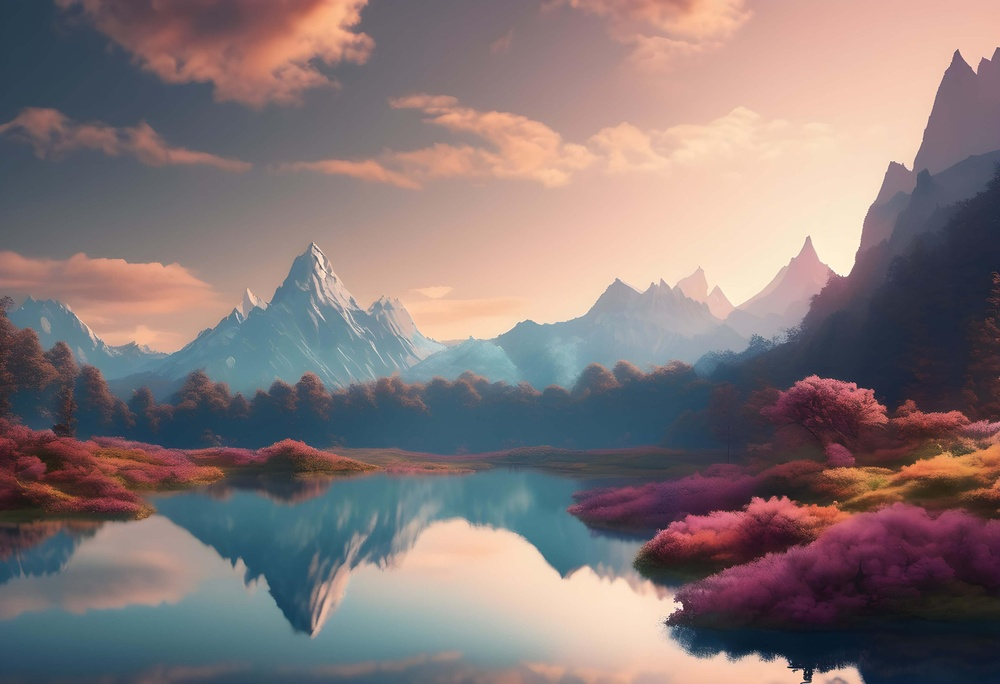
#> input picture lab5/image_no_face.jpeg, 1000 x 684 px, shrunk from 3840 x 2628 before the run
$ jupyter execute --allow-errors main.ipynb
#> lines starting #> are read from the running program, lines starting #| are printed output that depends on the picture
***FCIM.FIA - Fundamentals of Artificial Intelligence***

> **Lab 5:** *Processing Images with OpenCV and CNNs*
>
> **Performed by:** *Alexandra Konjevic*, group *FAF-213*
>
> **Verified by:** Elena Graur, asist. univ.

## Task 1.
- Using OpenCV, write a function to blur an image. Adjust the parameters and explain your
approach. Plot the initial image and the blurred one in the same plot using Matplotlib
subplots.
- Using OpenCV, write a function to sharpen an image. Adjust the parameters and explain
your approach. Plot the initial image and the sharpened one in the same plot using
Matplotlib subplots.

For this task, I initially used the OpenCV library to read a random image from the dataset. The `cv2.imread()` function reads images in BRG format by default, so I converted it to RGB format using the `cv2.cvtColor()` function.

For the blurring task, I used two kernels:
- normalized box blur kernel:
$$
\frac{1}{9}
\begin{bmatrix}
1 & 1 & 1 \\
1 & 1 & 1 \\
1 & 1 & 1
\end{bmatrix}
$$

- Gaussian blur kernel:
$$
\frac{1}{16}
\begin{bmatrix}
1 & 2 & 1 \\
2 & 4 & 2 \\
1 & 2 & 1
\end{bmatrix}
$$

I applied both kernels to the image using the `cv2.filter2D()` function and displayed the original and blurred images side by side.

[cell 1]
import cv2
from glob import glob
import numpy as np
import matplotlib.pyplot as plt

images = glob('./images/*.jpg')
#> (the rest of this cell did not finish here and is left out)

For the sharpening task, I also used two different kernels:
- Kernel #1:
$$
\begin{bmatrix}
-1 & -1 & -1 \\
-1 & 9 & -1 \\
-1 & -1 & -1
\end{bmatrix}
$$

- Kernel #2:
$$
\begin{bmatrix}
0 & -1 & 0 \\
-1 & 5 & -1 \\
0 & -1 & 0
\end{bmatrix}
$$

I applied both kernels to the image using the `cv2.filter2D()` function and displayed the original and sharpened images side by side.

[cell 2]
kernel_sharpening = np.array([[-1, -1, -1],
                              [-1, 9, -1],
                              [-1, -1, -1]])

kernel_sharpening_2 = np.array([[0, -1, 0],
                                [-1, 5, -1],
                                [0, -1, 0]])

#> (the rest of this cell did not finish here and is left out)

## Task 2. Implement a face detection system using OpenCV. The function should take as input one image, and output the result as the coordinates of the face in case the image contains a face. If the image does not contain any faces, return None. Assume that the image contains no more than one face.

For the task of recognition of face, I used the following steps:
- create a `cv2.CascadeClassifier()` object and load the pre-trained Haar cascade model for face detection
- convert the image to grayscale, because face detection performs better on grayscale images
- detect faces using the `detectMultiScale()` function
- print "No faces found" if no faces are detected and return
- print coordinates of the detected faces and draw rectangles around them

[cell 3]
def detect_face(image):
    face_cascade = cv2.CascadeClassifier(cv2.data.haarcascades + 'haarcascade_frontalface_default.xml') # pre-trained Haar cascades for face detection
    gray = cv2.cvtColor(image, cv2.COLOR_BGR2GRAY) # Convert image to grayscale
    faces = face_cascade.detectMultiScale(gray, 1.1, 5) # Detect the faces in the image

    if len(faces) == 0:
        print('No faces found')
        return

    x, y = faces[0][:2]
    print(f'Coordinates of faces: {x}, {y}')

    # draw rectangle around the face
    cv2.rectangle(image, (x, y), (x + faces[0][2], y + faces[0][3]), (255, 0, 0), 2)
    plt.imshow(image)
    plt.axis('off')
    plt.show()

image_without_face = glob('./image_no_face.jpeg')
img_no_face = image_without_face[0]
img_no_face_cv2 = cv2.imread(img_no_face)
#> img_no_face_cv2 is the input picture: shape (684, 1000, 3); mean B, G, R 119, 118.5, 132.4
img_no_face_rgb = cv2.cvtColor(img_no_face_cv2, cv2.COLOR_BGR2RGB)
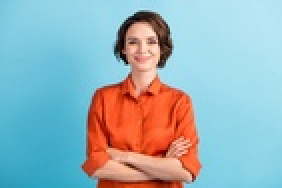
#> input picture lab5/sample.jpg, 141 x 94 px, shrunk from 540 x 360 before the run (shown 2 times larger)
#> further down, img_sample is the input picture: shape (94, 141, 3); mean B, G, R 184.6, 177.9, 151.7

#> (the rest of this cell did not finish here and is left out)

## Task 3. Implement a system that detects whether a photo is accepted for a passport or not, by using OpenCV. You can be creative in determining the optimal strategy, but the system should follow the provided requirements:
- the photo should be colour
- the photo should be in portrait orientation or square (assume that the image given as input is not rotated)
- the eyes of the subject should be at the same level (with a max. error of 5 pixels)
- the photo should contain only one person
- the head should represent 20% to 50% of the area of the photo
- there are no requirements regarding the background of the photo.

For the task below, I used the following checks:
- check if the image is colored or not: if the image has 3 channels, it is colored; otherwise, it is grayscale
- check if the image is portrait or square: if the height is greater or equal to the width, it is portrait or square; otherwise, it is landscape
- check for number of faces: return false if there are no faces detected or more than one face detected
- eyes position check: for this step, I used the `haarcascade_eye.xml` pre-trained model to detect eyes in the image. If the eyes are detected, and if the top y coordinates of the eyes are less than 5 pixels apart, I considered it as a valid image; otherwise, I returned false.
- face proportion check: I checked the face area and image area:
```
    face_area = w * h
    image_area = height * width
```
and used the formula `0.2 * image_area <= face_area <= 0.5 * image_area` to determine if the face area is within the acceptable range.

[cell 4]
def is_colored(image):
    if len(image.shape) == 3:
        return True
    return False

def is_portrait_or_square(image):
    if image.shape[0] >= image.shape[1]:
        return True
    return False

def is_passport_photo(image):
    errors = []

    face_cascade = cv2.CascadeClassifier(cv2.data.haarcascades + 'haarcascade_frontalface_default.xml')
    eye_cascade = cv2.CascadeClassifier(cv2.data.haarcascades + 'haarcascade_eye.xml')

    gray = cv2.cvtColor(image, cv2.COLOR_BGR2GRAY)
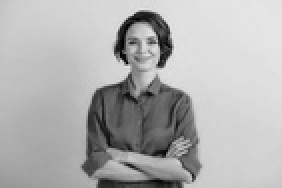
#> gray: shape (94, 141) (shown 2 times larger); min 1, max 231, mean 176.9

    faces = face_cascade.detectMultiScale(gray, 1.1, 5)
#> faces = [[59, 11, 26, 26]]

    if len(faces) == 0:
        errors.append('No faces found')
        return errors

    if len(faces) > 1:
        errors.append('More than one face found')
        return errors

    if not is_colored(image):
        errors.append('Image is not colored')

    if not is_portrait_or_square(image):
        errors.append('Image is not portrait or square')

    height, width, _ = image.shape
#> height = 94; width = 141

    # Get face coordinates
    x, y, w, h = faces[0]
#> x = 59; y = 11; w = 26; h = 26
    face_area = w * h
#> face_area = 676
    image_area = height * width
#> image_area = 13254

    # Check head area proportion
    if not (0.2 * image_area <= face_area <= 0.5 * image_area):
        errors.append('Head area proportion is not correct')

    # Check eyes
    roi_gray = gray[y:y+h, x:x+w]
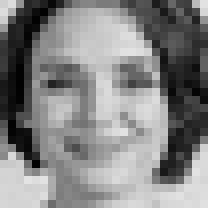
#> roi_gray: shape (26, 26) (shown 8 times larger); min 1, max 227, mean 131.9
    eyes = eye_cascade.detectMultiScale(roi_gray)
#> eyes = ()

    # Check if eyes are at the same level (within 5 pixels)
    eye_y_coords = [ey for (_, ey, _, _) in eyes]
#> eye_y_coords = []
    if len(eye_y_coords) < 2:
        errors.append('Eyes not found')
        return errors

    if abs(eye_y_coords[0] - eye_y_coords[1]) > 5:
        errors.append('Eyes are not at the same level')

    if len(errors) == 0:
        print('This is a passport photo')
    else:
        print('This is not a passport photo')
        return errors

    return errors


img_sample = cv2.imread('./sample.jpg')
img_sample_rgb = cv2.cvtColor(img_sample, cv2.COLOR_BGR2RGB)
is_passport_photo(img_sample_rgb)
#> Out = ['Image is not portrait or square', 'Head area proportion is not correct', 'Eyes not found']

#> (a cell that did not finish here is left out)

## Task 4. Download the provided image dataset and unzip it in the same folder as this notebook. You can use the images folder as data and the labels.csv file for the labels. Split your data into 3 parts the train, the validation and test sets.

For the next task, I created, first of all, a class `ImageDataset` that has the method `__getitem__`, which applies some changes to all the images in the dataset. This function:
- creates a full path to the image
- converts the image to RGB format
- applies transformations to the image (resizing to 128x128, converting to tensor, and normalizing the image)

The function returns the transformed image and its label as a PyTorch tensor.

For splitting the dataset into training, validation and test sets, I use the `split_dataset()` function, which:
- reads the CSV file containing image paths and labels into a `DataFrame`
- computes the sizes of the train (65%), validation (20%), and test (15%) subsets
- generates a random permutation of indices using `torch.randperm()`
- uses the indices to split the `DataFrame` into `train_dataset`, `val_dataset`, and `test_dataset`.

[cell 6]
import torch
from torchvision import transforms
from torch.utils.data import Dataset
from PIL import Image
import pandas as pd
import os

# Image Dataset
class ImageDataset(Dataset):
    def __init__(self, dataframe, root_dir: str, transform):
        self.dataframe = dataframe
        self.root_dir = root_dir
        self.transform = transform

    def __len__(self):
        return len(self.dataframe)

    def __getitem__(self, idx):
        img_relative_path = self.dataframe.iloc[idx, 0] # 0th column is the image path
        img_path = os.path.join(self.root_dir, img_relative_path) # Create the full image path
        image = Image.open(img_path).convert('RGB') # Open the image and convert it to RGB
        label = self.dataframe.iloc[idx, 1] # 1st column is the label
        if self.transform:
            image = self.transform(image) # Apply transformations
        return image, torch.tensor(label, dtype=torch.float32) # Return image and label

# Split Dataset Function
def split_dataset(labels_csv_path):
#> called with labels_csv_path = './labels.csv'
    dataset = pd.read_csv(labels_csv_path)
#> (reads lab5/labels.csv from the repository)
